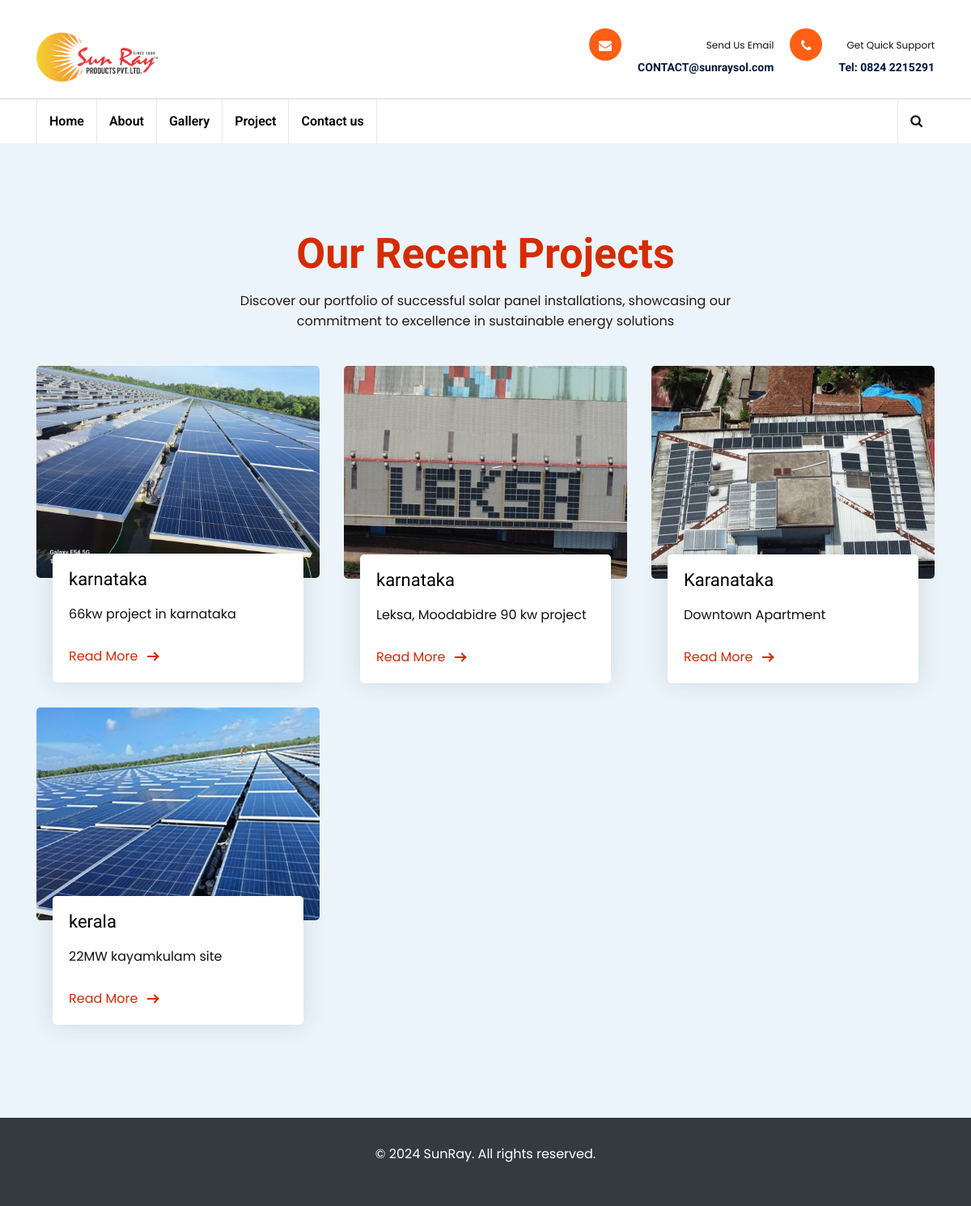
/projects/, run on the app's committed database.
### sunray/models.py (models this page shows, shortened)
class Project(models.Model):
    title = models.CharField(max_length=100)
    description = models.TextField()
    project_details = models.TextField(default='')
    image = models.ImageField(upload_to='projects')  # Assuming you upload images to 'media/projects'
    date_created = models.DateField(auto_now_add=True)

### sunray/views.py (the view)
# urls.py: path('projects/', views.project_list, name='project_list'),
def project_list(request):
    projects = Project.objects.all()
    return render(request, 'projects.html', {'projects': projects})

### templates/projects.html (shortened to what this page needs)
{% load static %}
<!DOCTYPE html>
<html lang="en">
<head>
    <link rel="stylesheet" type="text/css" href="{% static 'css/bootstrap.min.css' %}">
    <link rel="stylesheet" type="text/css" href="{% static 'css/fontawesome/css/font-awesome.min.css' %}">
    <link rel="stylesheet" type="text/css" href="https://cdnjs.cloudflare.com/ajax/libs/font-awesome/5.15.4/css/all.min.css">
    <link rel="stylesheet" type="text/css" href="{% static 'css/owl.carousel.min.css' %}">
    <link rel="stylesheet" type="text/css" href="{% static 'css/bootstrap-select.min.css' %}">
    <link rel="stylesheet" type="text/css" href="{% static 'css/magnific-popup.min.css' %}">
    <link rel="stylesheet" type="text/css" href="{% static 'css/loader.min.css' %}">
    <link rel="stylesheet" type="text/css" href="{% static 'css/stylet.css' %}">
    <link rel="stylesheet" type="text/css" href="{% static 'css/about.css' %}">
    <link rel="stylesheet" type="text/css" href="{% static 'css/service.css' %}">
    <link rel="stylesheet" type="text/css" href="{% static 'css/flaticon.min.css' %}">
    <link rel="stylesheet" type="text/css" href="{% static 'css/lc_lightbox.css' %}">
    <link rel="stylesheet" class="skin" type="text/css" href="{% static 'css/skin/skin-1.css' %}">
    <link rel="stylesheet" type="text/css" href="{% static 'css/switcher.css' %}">
<link href="https://maxcdn.bootstrapcdn.com/font-awesome/4.7.0/css/font-awesome.min.css" rel="stylesheet" />
    <link rel="stylesheet" type="text/css" href="{% static 'plugins/revolution/revolution/css/settings.css' %}">
    <link rel="stylesheet" type="text/css" href="{% static 'plugins/revolution/revolution/css/navigation.css' %}">
</head>
<body>
<div>
<div>
    <header class="site-header header-style-11  mobile-sider-drawer-menu">
        <div class="header-style-11-content">
             <div class="header-middle-wraper">
                <div class="container">
                    <div class="header-middle d-flex justify-content-between align-items-center">
                        <div class="logo-header pt-3 pb-3">
                            <div class="logo-header-inner logo-header-one">
                                <a href="{% url 'index' %}">
                                    <img src="{% static 'images/extra/logo.png' %}" alt="">
                                </a>
                            </div>
                        </div>
                        <div class="header-info-wraper">
                            <div class="header-info">
                                <ul>
                                    <li>
                                    <li>
                                        <div class="wt-icon-box-wraper left">
                                            <div class="wt-icon-box-xs site-bg-primary radius">
                                                <span class="icon-cell site-text-white"><i class="fa fa-envelope"></i></span>
                                            </div>
                                            <div class="icon-content">
                                                <p>Send Us Email</p>
                                                <h4 class="wt-tilte">CONTACT@sunraysol.com</h4>
                                            </div>
                                        </div>
                                    </li>
                                    <li>
                                        <div class="wt-icon-box-wraper left">
                                            <div class="wt-icon-box-xs site-bg-primary radius">
                                                <span class="icon-cell site-text-white"><i class="fa fa-phone"></i></span>
                                            </div>
                                            <div class="icon-content">
                                                <p>Get Quick Support</p>
                                                <h4 class="wt-tilte">Tel: 0824 2215291</h4>
                                            </div>
                                        </div>
                                    </li>
                                </ul>
                            </div>
                        </div>
                    </div>
                </div>
             </div>
            <div class="header-bottom">
                <div class="sticky-header main-bar-wraper  navbar-expand-lg">
                    <div class="main-bar header-bottom">
                        <div class="container-block clearfix">
                            <div class="navigation-bar">
                                <div class="nav-animation header-nav navbar-collapse collapse d-flex justify-content-between">
                                    <ul class="nav navbar-nav">
                                        <li><a href="{% url 'index' %}">Home</a>
                                        </li>
                                        <li><a href="{% url 'about' %}">About</a>
                                        </li>
                                        <li><a href="{% url 'services' %}">Gallery</a>
                                        </li>
                                        <li><a href="{% url 'project_list' %}">Project</a></li>
                                        <li><a href="{% url 'contacts' %}">Contact us</a></li>
                                    </ul>
                                </div>
                                <div class="extra-nav header-1-nav">
                                    <div class="extra-cell two">
                                        <div class="extra-cell one">
                                            <div class="header-search">
                                                <a href="#search-two" class="header-search-icon"><i class="fa fa-search"></i></a>
                                            </div>
                                        </div>
                                    </div>
                                </div>
                            </div>
                        </div>
                    </div>
                </div>
            </div>
        </div>
    </header>
    </div>
<section class="section gray-bg" id="blog">
    <div class="container">
        <div class="row justify-content-center">
            <div class="col-lg-7 text-center">
                <div class="section-title">
                    <h2 id="heading">Our Recent Projects</h2>
                    <p id="paragraph">Discover our portfolio of successful solar panel installations, showcasing our commitment to excellence in sustainable energy solutions</p>
                </div>
            </div>
        </div>
        <div class="row">
            {% for project in projects %}
            <div class="col-lg-4">
                <div class="blog-grid">
                    <div class="blog-img">
                        <a href="{% url 'project_detail' pk=project.pk %}">
                            <img src="{{ project.image.url }}" title="{{ project.title }}" alt="{{ project.title }}">
                        </a>
                    </div>
                    <div class="blog-info">
                        <h5><a href="{% url 'project_detail' pk=project.pk %}">{{ project.title }}</a></h5>
                        <p>{{ project.description }}</p>
                        <div class="btn-bar">
                            <a href="{% url 'project_detail' pk=project.pk %}" class="px-btn-arrow">
                                <span>Read More</span>
                                <i class="arrow"></i>
                            </a>
                        </div>
                    </div>
                </div>
            </div>
            {% endfor %}
        </div>
    </div>
</section>
<footer class="bg-dark text-white py-4">
  <div class="container text-center">
    <p>&copy; 2024 SunRay. All rights reserved.</p>
  </div>
</footer>
</body>
</html>

### static/css/about.css (style rules this page uses)
body { margin-top:20px; }
body { margin-top: 20px; }
.section { padding: 100px 0; position: relative; }
.gray-bg { background-color: #ebf4fa; }
h2 { margin-top: 0.5rem; margin-bottom: 0.5rem; }
p { padding-top: 0.5rem; padding-bottom: 0.5rem; line-height: 25px; }
.wt-icon-box-wraper .wt-icon-box-xs .icon-cell i { font-size: 16px; }
.wt-icon-box-wraper .icon-content p { font-size: 12px; }
.wt-icon-box-wraper .icon-content h4 { font-size: 14px; }

### static/css/service.css (style rules this page uses)
body { margin-top:20px; }
.section { padding: 100px 0; position: relative; }
.gray-bg { background-color: #ebf4fa; }
.blog-grid { margin-top: 15px; margin-bottom: 15px; }
.blog-grid .blog-img { position: relative; border-radius: 5px; overflow: hidden; }
.blog-grid .blog-info { box-shadow: 0 0 30px rgba(31, 45, 61, 0.125); border-radius: 5px; background: #ffffff; padding: 20px; margin: -30px 20px 0; position: relative; }
.blog-grid .blog-info h5 { font-size: 22px; font-weight: 500; margin: 0 0 10px; }
.blog-grid .blog-info h5 a { color: #000000; }
.blog-grid .blog-info p { margin: 0; }
.blog-grid .blog-info .btn-bar { margin-top: 20px; }
.px-btn-arrow { padding: 0 50px 0 0; line-height: 20px; position: relative; display: inline-block; color: #d62b00; -moz-transition: ease all 0.3s; -o-transition: ease all 0.3s; -webkit-transition: ease all 0.3s; transition: ease all 0.3s; }
.px-btn-arrow .arrow { width: 13px; height: 2px; background: currentColor; display: inline-block; position: absolute; top: 0; bottom: 0; margin: auto; right: 25px; -moz-transition: ease right 0.3s; -o-transition: ease right 0.3s; -webkit-transition: ease right 0.3s; transition: ease right 0.3s; }
.px-btn-arrow .arrow:after { width: 8px; height: 8px; border-right: 2px solid currentColor; border-top: 2px solid currentColor; content: ""; position: absolute; top: -3px; right: 0; display: inline-block; -moz-transform: rotate(45deg); -o-transform: rotate(45deg); -ms-transform: rotate(45deg); -webkit-transform: rotate(45deg); transform: rotate(45deg); }
#heading { color:#d62b00; }
#paragraph { color:#251714 }

### static/css/skin/skin-1.css (style rules this page uses)
.left .wt-small-separator div.sep-leaf-right::before, .left .wt-small-separator div.sep-leaf-left::before, .center .wt-small-separator div.sep-leaf-right::before, .center .wt-small-separator div.sep-leaf-left::before, .footer-dark .social-icons li a, .pricingtable-highlight, .icon-font-block, .service-side-btn a.btn-block:hover, .project-img-effect-1, .owl-carousel .owl-dots .owl-dot.active span, .owl-carousel .owl-dots .owl-dot:hover span, .owl-prev:hover, .owl-prev:active, .owl-prev:focus, .owl-next:hover, .owl-next:active, .owl-next:focus, .header-style-2 .top-bar .wt-topbar-info li:first-child::before, .header-style-2 .header-nav-request a, .all_services ul li a:hover, .all_services ul li a.active, .service-border-box:hover::before, .site-bg-primary, .wt-tabs.bg-tabs .nav-tabs > li > a,.site-list-style-two li::after,.search-bx button,.site-list-style-one li::after,.since-year strong, .date-style-2 .wt-post-meta ul li.post-category span,.blog-post blockquote,.your-order-list ul li:last-child,.header-style-1 .header-nav .nav > li:hover > a,.header-style-1 .top-bar .wt-topbar-info li:first-child::before,.header-style-1 .header-nav-request a,.services-section-content-right,.testimonial-1-content-outer::after,.play-now .icon,.header-style-3 .top-bar .wt-topbar-info li:first-child::before,.header-style-3 .header-nav-request a,.h-category,.animate_line:hover::after, .animate_line:hover::before,.hover-effect-content .mfp-link:hover,.header-style-4 .header-nav-request a, .date-style-3 .wt-post-meta ul li.post-category span, .site-list-style-one-new li::after, .about-max-two::after, .card1::before, .project-box-style1 .project-view .project-view-btn i, .latest-blog-3.large-date .post-date,.description-list li i,.sr-btn-filter-wrap li.btn-active.sr-btn-circle,.post-style-12 .wt-post-info::before,#search-two .close,.service-icon-box-three:hover,.half-wide-bg,.header-style-11.bg-half-block-bar .header-middle::after,.wt-team-2 .team-social-icon li a,.ls-circle,.project-new-2 .project-new-content2 span,.project-new-2 .project-view .project-view-btn i { background-color:#ff5e15 ; }

### data on the page
Project: image (picture), title "karnataka", description "66kw project in karnataka"
Project: image (picture), title "karnataka", description "Leksa, Moodabidre 90 kw project"
Project: image (picture), title "Karanataka", description "Downtown Apartment"
Project: image (picture), title "kerala", description "22MW kayamkulam site"
